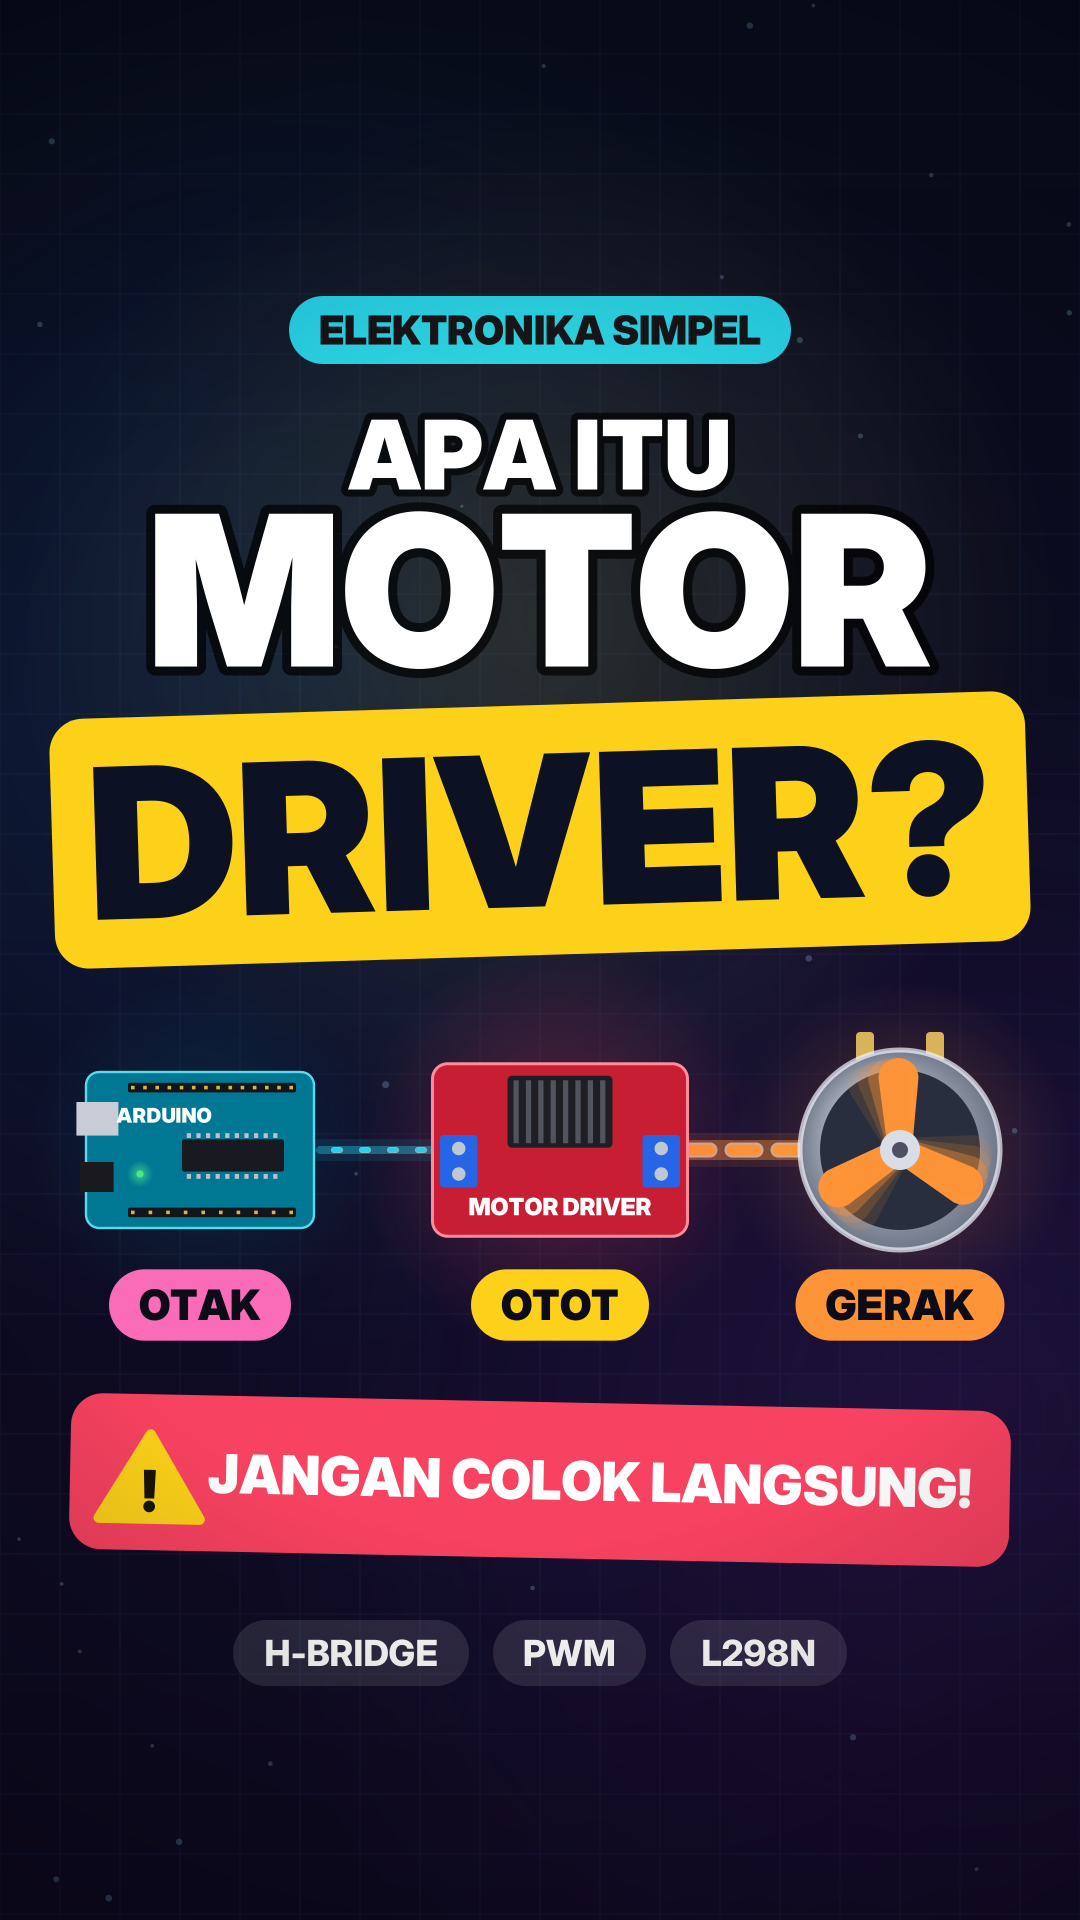

This figure's Python source:
"""Cover/thumbnail 1080x1920 untuk Reels/TikTok. Hal penting ada di area tengah 3:4 (aman untuk crop grid profil)."""
import math, sys
import cairo
import render as R
from render import (W, H, YEL, RED, WHITE, PINK, CYAN, GREY, ORANGE, DARK, FONT, FONT_B,
                    text, text_w, rrect, rgba, glow_circle, pill, wire, warning)

out = sys.argv[1] if len(sys.argv) > 1 else "cover.png"
surf = cairo.ImageSurface(cairo.FORMAT_ARGB32, W, H)
c = cairo.Context(surf)
c.set_antialias(cairo.ANTIALIAS_BEST)
R.background(c, 3.0)

# label kecil
pill(c, W / 2, 330, "ELEKTRONIKA SIMPEL", CYAN, 1.0, 40)

# judul besar
glow_circle(c, W / 2, 620, 520, YEL, 0.12)
text(c, "APA ITU", W / 2, 455, 96, WHITE, FONT, stroke=14, sa=0.7)
text(c, "MOTOR", W / 2, 590, 210, WHITE, FONT, stroke=18, sa=0.7)
c.save(); c.translate(W / 2, 830); c.rotate(-0.03)
w = text_w(c, "DRIVER?", 210) + 70
rrect(c, -w / 2, -125, w, 250, 34); rgba(c, YEL); c.fill()
text(c, "DRIVER?", 0, 0, 210, DARK, FONT)
c.restore()

# diagram: Arduino -> driver -> motor
A, D, M = (200, 1150), (560, 1150), (900, 1150)
wire(c, [(A[0] + 120, A[1]), (D[0] - 130, D[1])], 8, CYAN, 0.3, dash=(6, 22))
wire(c, [(D[0] + 130, D[1]), (M[0] - 95, M[1])], 20, ORANGE, 0.3, dash=(24, 22))
R.arduino(c, *A, 0.6, 0, 0)
R.driver(c, *D, 0.75, 0, 1.0)
R.motor(c, *M, 100, 0.08, 2.4, ORANGE)
pill(c, A[0], 1305, "OTAK", PINK, 1.0, 42)
pill(c, D[0], 1305, "OTOT", YEL, 1.0, 42)
pill(c, M[0], 1305, "GERAK", ORANGE, 1.0, 42)

# banner peringatan
c.save(); c.translate(W / 2, 1480); c.rotate(0.02)
bw = 940
rrect(c, -bw / 2, -78, bw, 156, 32); rgba(c, RED); c.fill()
text(c, "JANGAN COLOK LANGSUNG!", 50, 0, 54, WHITE, FONT)
warning(c, -bw / 2 + 80, 8, 0.48)
c.restore()

# chip topik
x = W / 2
tags = ["H-BRIDGE", "PWM", "L298N"]
sizes = [text_w(c, t, 36) + 60 for t in tags]
tot = sum(sizes) + 24 * (len(tags) - 1)
cx = W / 2 - tot / 2
for t, s in zip(tags, sizes):
    rrect(c, cx, 1620, s, 66, 33); rgba(c, WHITE, 0.12); c.fill()
    text(c, t, cx + s / 2, 1653, 36, WHITE, FONT_B)
    cx += s + 24

R.vignette(c)
surf.write_to_png(out)
print("ok", out)
